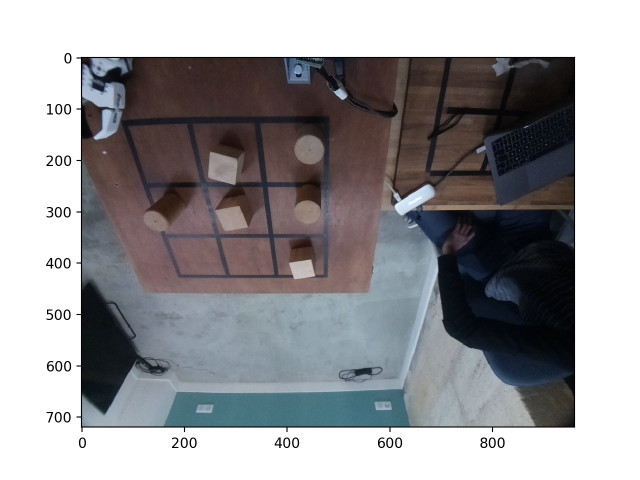
#> input picture software/notebooks/imgs/extract.png, 1280 x 960 px (shown at 1/2 size)
$ jupyter execute 'Extract thumbnails for each case.ipynb'   (shell and % lines are left out)
#> lines starting #> are read from the running program, lines starting #| are printed output that depends on the picture; after the words box and inside, x2 and y2 are one past the last pixel; in counts of white or black regions, pixels touching at a corner belong together
[cell 1]

import matplotlib.pyplot as plt
import numpy as np
import cv2 as cv
import glob
import os

[cell 2]
#img = cv.imread(os.path.expanduser('/Users/pierrerouanet/Dataset/ttt-tuto/board-all/img.1571930896.3456395.jpg'))
img = cv.imread("imgs/extract.png")
#> img is the input picture: shape (960, 1280, 3); mean B, G, R 154.4, 151.8, 152.5

plt.figure()
plt.imshow(cv.cvtColor(img, cv.COLOR_BGR2RGB))

*I tried fixing this notebook with the cached source image in the notebook. The cropping boxes in "boxes" are off. - PC*

[cell 3]
boxes = np.array((
    ((120, 250, 90, 220),
     (120, 250, 220, 350),
     (120, 250, 350, 480),),

    ((250, 350, 120, 250),
     (250, 350, 250, 365),
     (250, 350, 365, 480),),

    ((350, 430, 160, 280),
     (350, 430, 280, 380),
     (350, 430, 380, 480),),
))

[cell 4]
plt.figure()
box_img = img.copy()

for row in range(3):
    for col in range(3):
        ly, ry, lx, rx = boxes[row, col]
        cv.rectangle(box_img, (lx, ly), (rx, ry), (0, 200, 0), 5)
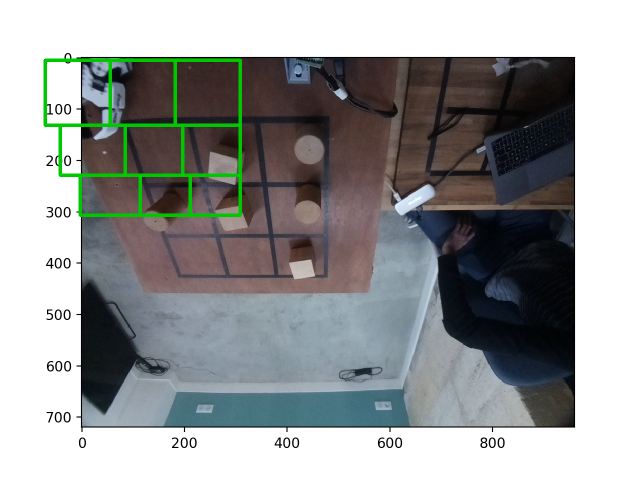
#> box_img: shape (960, 1280, 3) (shown at 1/2 size); 1.5% of pixels changed, all inside (x1, y1, x2, y2) = (87, 117, 484, 434)
plt.imshow(cv.cvtColor(box_img, cv.COLOR_BGR2RGB))

[cell 5]
#_, axes = plt.subplots(3, 3)

i = 1

#imgs = glob.glob(os.path.expanduser('~/Dataset/ttt-tuto/board-all/img.*.jpg'))
imgs = glob.glob(os.path.expanduser('imgs/*.png'))

for path in imgs:
    img = cv.imread(path)

    for row in [0, 1, 2]:
        for col in [0, 1, 2]:
            ly, ry, lx, rx = boxes[row, col]
            box = img[ly:ry, lx:rx]
            box = cv.resize(box, (128, 128))
            box = cv.flip(box, 0)
            #axes[row][col].imshow(cv.cvtColor(box, cv.COLOR_BGR2RGB))

            #cv.imwrite(os.path.expanduser(f'~/Dataset/ttt-tuto/board-boxes/all/box_{i}.jpg'), box)
            file_name = f'imgs/all/box_{i}.jpg'
            cv.imwrite(os.path.expanduser(file_name), box)

            i += 1
#> this loop made 3 passes
#> pass 1, `cv.imwrite(os.path.expanduser(file_name), box)`:
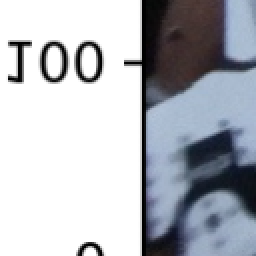
#> saved as box_1.jpg: shape (128, 128, 3) (shown 2 times larger); mean B, G, R 190.2, 183.5, 180.2
#> pass 1, `cv.imwrite(os.path.expanduser(file_name), box)`:
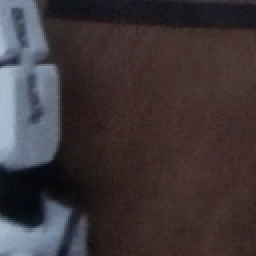
#> saved as box_2.jpg: shape (128, 128, 3) (shown 2 times larger); mean B, G, R 56.4, 54, 62.3
#> pass 1, `cv.imwrite(os.path.expanduser(file_name), box)`:
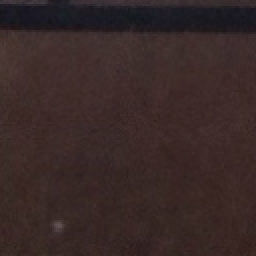
#> saved as box_3.jpg: shape (128, 128, 3) (shown 2 times larger); mean B, G, R 39.4, 40.9, 56.8
#> pass 2, `cv.imwrite(os.path.expanduser(file_name), box)`:
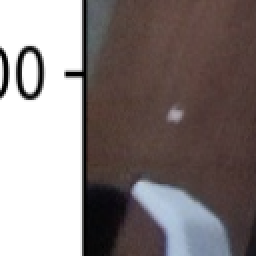
#> saved as box_4.jpg: shape (128, 128, 3) (shown 2 times larger); mean B, G, R 125.4, 126, 135
#> after the loop, i = 10
